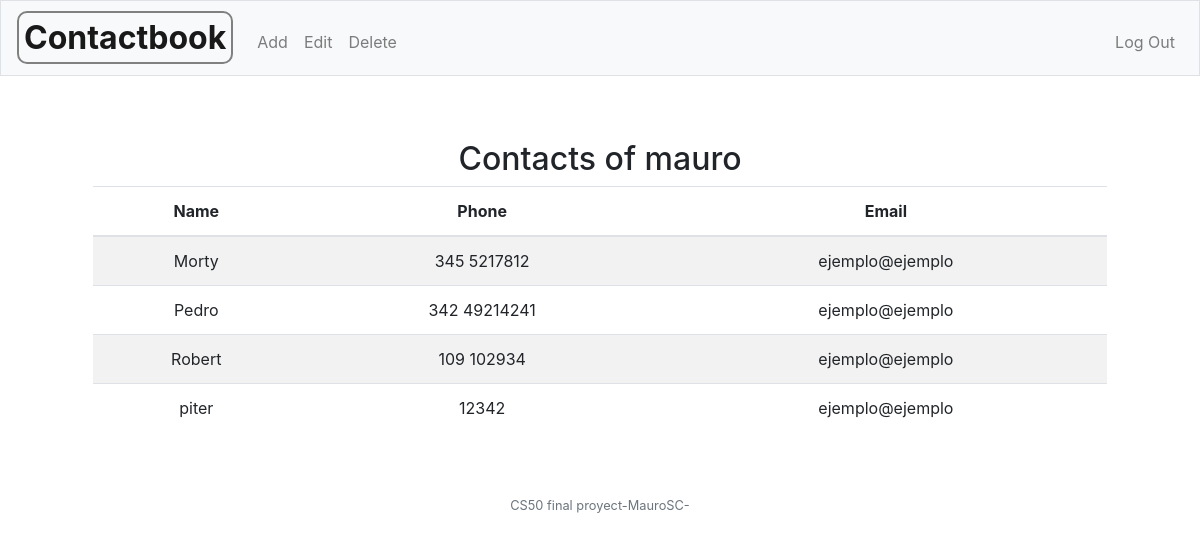
Screenshot of / (signed in) with the database file from the repository.
### tables this page shows
CREATE TABLE users (id INTEGER, username TEXT NOT NULL, hash TEXT NOT NULL, PRIMARY KEY(id));

CREATE TABLE contact (
 id INTEGER,
 nameContact VARCHAR(20) NOT NULL, 
 number INT NOT NULL,
 user_id INT, 
 email varchar(20) NOT NULL, 
 PRIMARY KEY(id),
 FOREIGN KEY(user_id) REFERENCES users(id) 
 );

### application.py (the view)
@app.route("/")
@login_required
def index():
    contacts=[]
    user = db.execute("SELECT username FROM users WHERE id =?",session["user_id"])
    name = user[0]["username"]
    rows = db.execute("""
                        SELECT nameContact,number,email
                        FROM contact
                        WHERE user_id=?
                        ORDER BY nameContact
                        """,session["user_id"])
    for row in rows:
        contacts.append({
            "name":row["nameContact"],
            "number":row["number"],
            "email":row["email"]
        })
    return render_template("/index.html",user=name, contacts=contacts)

### application.py (called while the page is built)
@app.after_request
def after_request(response):
    response.headers["Cache-Control"] = "no-cache, no-store, must-revalidate"
    response.headers["Expires"] = 0
    response.headers["Pragma"] = "no-cache"
    return response

### helpers.py (called while the page is built)
def login_required(f):
    @wraps(f)
    def decorated_function(*args, **kwargs):
        if session.get("user_id") is None:
            return redirect("/login")
        return f(*args, **kwargs)
    return decorated_function

### templates/index.html (shortened to what this page needs)
{% extends "layout.html" %}
{% block main %}
  <div class="container">
    <h2>Contacts of {{user}}</h2>
    <table class="table table-striped">
      <thead>
        <tr>
          <th>Name</th>
          <th>Phone</th>
          <th>Email</th>
        </tr>
      </thead>
      <tbody>
        {% for contact in contacts%}
        <tr>
          <td>{{ contact['name'] }}</td>
          <td>{{ contact['number'] }}</td>
          <td>{{ contact['email'] }}</td>
        </tr>
        {% endfor %}
      </tbody>
    </table>
  </div>
{% endblock %}

### templates/layout.html (shortened to what this page needs)
<!DOCTYPE html>
<html lang="en">
    <head>
        <link rel="stylesheet" href="https://cdn.jsdelivr.net/npm/bootstrap@4.5.3/dist/css/bootstrap.min.css">
        <link href="/static/styles.css" rel="stylesheet">
    </head>
    <body>
        <nav class="navbar navbar-expand-md navbar-light bg-light border">
            <a class="navbar-brand" href="/"><span class="font-weight-bold outline">Contactbook</span></a>
            <div class="collapse navbar-collapse" id="navbar">
                {% if session.user_id %}
                    <ul class="navbar-nav mr-auto mt-2">
                        <li class="nav-item"><a class="nav-link" href="/add">Add</a></li>
                        <li class="nav-item"><a class="nav-link" href="/edit">Edit</a></li>
                        <li class="nav-item"><a class="nav-link" href="/delete">Delete</a></li>
                    </ul>
                    <ul class="navbar-nav ml-auto mt-2">
                        <li class="nav-item"><a class="nav-link" href="/logout">Log Out</a></li>
                    </ul>
                {% else %}
                    <ul class="navbar-nav ml-auto mt-2">
                        <li class="nav-item"><a class="nav-link" href="/register">Register</a></li>
                        <li class="nav-item"><a class="nav-link" href="/login">Log In</a></li>
                    </ul>
                {% endif %}
            </div>
        </nav>
        <main class="container p-5">
            {% block main %}{% endblock %}
        </main>
        <footer class="small text-center text-muted">
            <div >CS50 final proyect-MauroSC-</div>
        </footer>
    </body>
</html>

### static/styles.css (style rules this page uses)
nav .navbar-brand { font-size: xx-large; }
main { overflow-x: auto; text-align: center; }
.outline { padding: 5px; border:2px solid grey; border-radius:10px; }

### rows the page displays
users: username "mauro"
contact: name "Morty", number "345 5217812", email "ejemplo@ejemplo"
contact: name "Pedro", number "342 49214241", email "ejemplo@ejemplo"
contact: name "Robert", number "109 102934", email "ejemplo@ejemplo"
contact: name "piter", number "12342", email "ejemplo@ejemplo"
